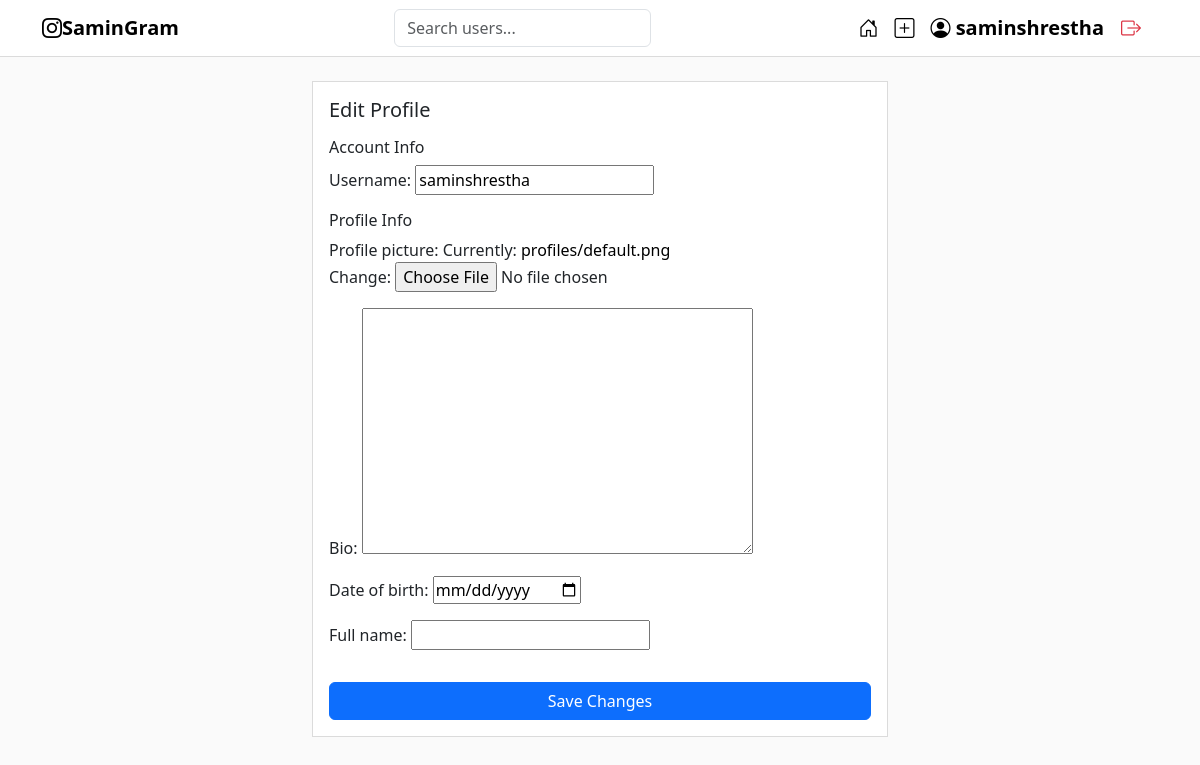
Page /profile/edit/ (signed in) on the earlier database version.
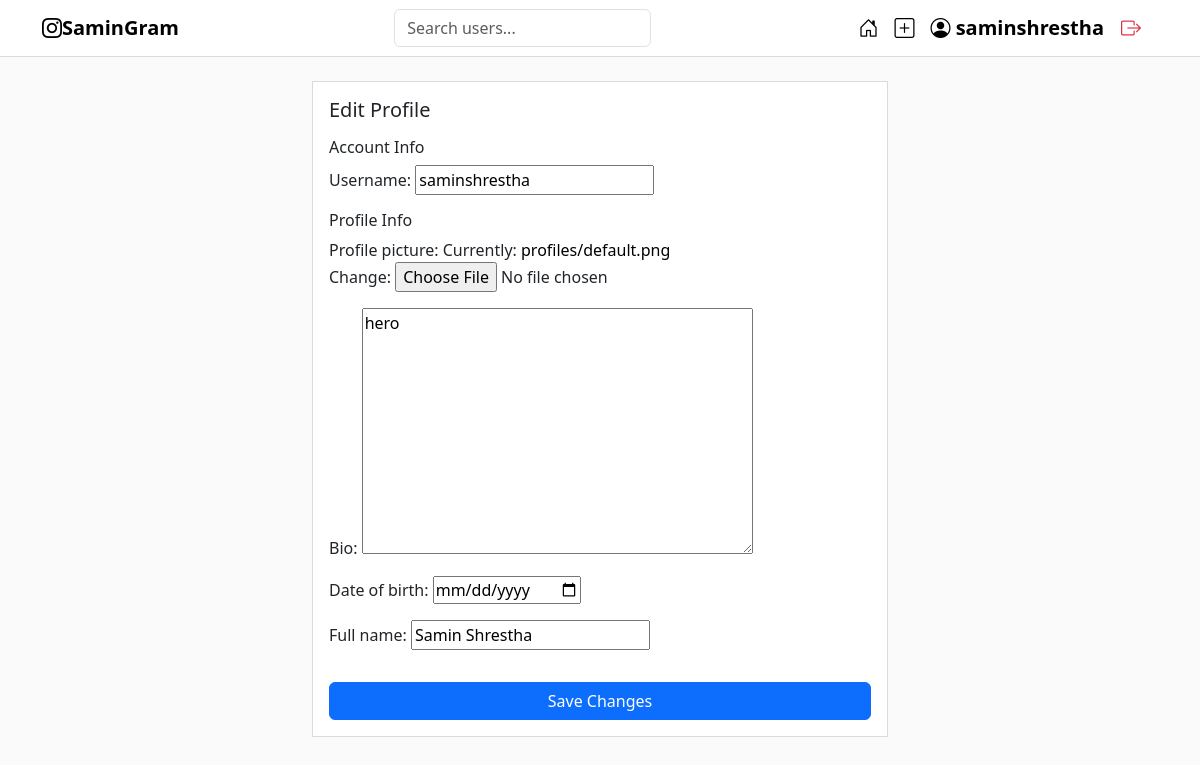
Same page on the later database version.
### insta_app/models.py (models this page shows, shortened)
class Profile(models.Model):
    user = models.OneToOneField(User, on_delete=models.CASCADE)
    full_name = models.CharField(max_length=100, blank=True)
    date_of_birth = models.DateField(null=True, blank=True)
    bio = models.TextField(blank=True)
    profile_picture = models.ImageField(upload_to='profiles/', default='profiles/default.png')

### insta_app/views.py (the view, shortened to what this page needs)
# urls.py: path('profile/edit/', ProfileUpdateView.as_view(), name='edit_profile'),
class ProfileUpdateView(LoginRequiredMixin, TemplateView):
    template_name = 'profile/edit_profile.html'
    def get(self, request, *args, **kwargs):
        user_form = UserUpdateForm(instance=request.user)
        profile_form = ProfileUpdateForm(instance=request.user.profile)
        return self.render_to_response({
            'user_form': user_form,
            'profile_form': profile_form
        })

### insta_app/forms.py
class UserUpdateForm(forms.ModelForm):
    class Meta:
        model = User
        fields = ['username']
        help_texts = {
            'username': '',
        }

class ProfileUpdateForm(forms.ModelForm):
    class Meta:
        model = Profile
        fields = ['profile_picture', 'bio', 'date_of_birth', 'full_name']
        widgets = {
            'date_of_birth': forms.DateInput(attrs={'type': 'date'}),
        }

### templates/profile/edit_profile.html (shortened to what this page needs)
{% extends 'base.html' %}
{% block content %}
<div class="card insta-card">
  <div class="card-body">
    <h5 class="mb-3">Edit Profile</h5>
    <form method="POST" enctype="multipart/form-data">
      <h6>Account Info</h6>
      {{ user_form.as_p }}
      <h6 class="mt-3">Profile Info</h6>
      {{ profile_form.as_p }}
      <button type="submit" class="btn btn-primary w-100 mt-3">
        Save Changes
      </button>
    </form>
  </div>
</div>
{% endblock %}

### templates/base.html (shortened to what this page needs)
{% load static %}
<!DOCTYPE html>
<html lang="en">
<head>
    <link href="{% static 'css/bootstrap.min.css' %}" rel="stylesheet">
    <link href="{% static 'css/style.css' %}" rel="stylesheet">
    <link href="https://cdn.jsdelivr.net/npm/bootstrap-icons/font/bootstrap-icons.css" rel="stylesheet">
</head>
<body>
<nav class="navbar insta-navbar sticky-top">
    <div class="container d-flex justify-content-between align-items-center">
        <a class="navbar-brand fw-bold" href="{% url 'feed' %}">
            <i class="bi bi-instagram"></i>SaminGram
        </a>
        {% if user.is_authenticated %}
            <form class="d-flex" method="GET" action="{% url 'search' %}">
                <input class="form-control me-2"
                    type="search"
                    placeholder="Search users..."
                    name="q"
                    required>
            </form>
        {% endif %}
        <div class="d-flex align-items-center">
            {% if user.is_authenticated %}
                <a class="navbar-brand fw-bold me-3" href="{% url 'feed' %}">
                    <i class="bi bi-house-door"></i>
                </a>
                <a class="navbar-brand fw-bold me-3" href="{% url 'create_post' %}">
                    <i class="bi bi-plus-square"></i>
                </a>
                <a class="navbar-brand fw-bold me-3" href="{% url 'profile' %}">
                    <i class="bi bi-person-circle"></i>
                    {{ user.username }}
                </a>
                <form action="{% url 'logout' %}" method="POST" class="d-inline">
                    <button type="submit" class="btn btn-link p-0">
                        <span class="navbar-brand fw-bold">
                            <i class="bi bi-box-arrow-right text-danger"></i>
                        </span>
                    </button>
                </form>
            {% else %}
                <a href="{% url 'login' %}" class="me-3">Login</a>
                <a href="{% url 'register' %}">Register</a>
            {% endif %}
        </div>
    </div>
</nav>
<div class="container mt-4" style="max-width: 600px;">
    {% block content %}
    {% endblock %}
</div>
</body>
</html>

### static/css/style.css (style rules this page uses)
body { background-color: #fafafa; }
.insta-navbar { background-color: #ffffff; border-bottom: 1px solid #dbdbdb; }
.insta-card { border: 1px solid #dbdbdb; border-radius: 0; background-color: #ffffff; }
a { text-decoration: none; color: black; }

Differences in the rows shown:
changed Profile: bio (not shown) → "hero"; full_name (not shown) → "Samin Shrestha"
